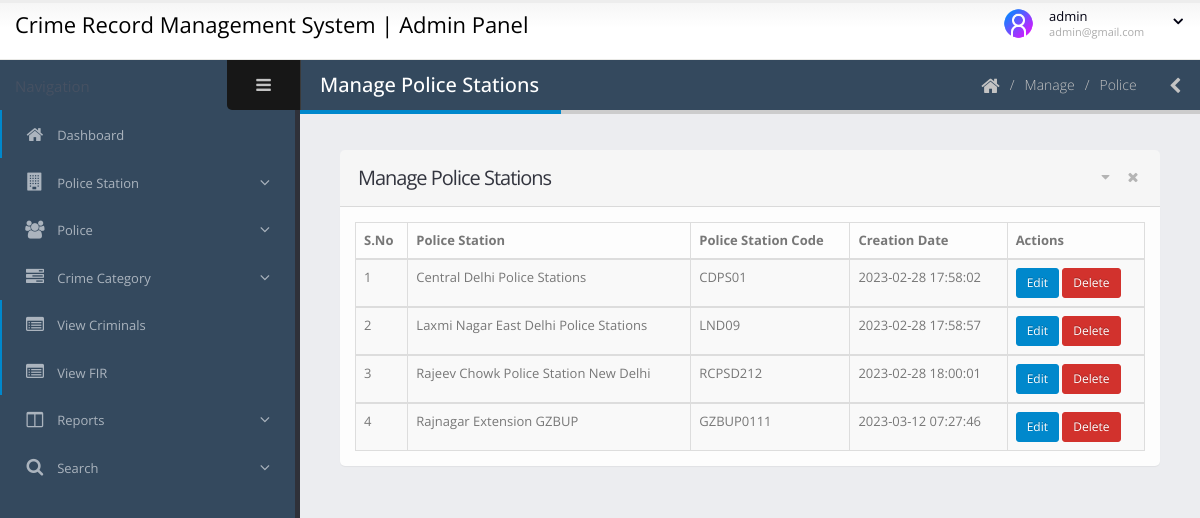
The app's page /crimerms/admin/manage-police-stations.php (signed in) with its own data.
### tables this page shows
CREATE TABLE `tblpolicestation` (
  `id` int(11) NOT NULL,
  `PoliceStationName` varchar(255) DEFAULT NULL,
  `PoliceStationCode` varchar(200) DEFAULT NULL,
  `PostingDate` timestamp NOT NULL DEFAULT current_timestamp()
);

### crimerms/admin/manage-police-stations.php (the view, shortened to what this page needs)
<?php
include('includes/dbconnection.php');
if (strlen($_SESSION['crmsaid']==0)) {
  header('location:logout.php');
  } else{
?>
<!doctype html>
<html class="fixed">
	<head>
		<link rel="stylesheet" href="../assets/vendor/bootstrap/css/bootstrap.css" />
		<link rel="stylesheet" href="../assets/vendor/font-awesome/css/font-awesome.css" />
		<link rel="stylesheet" href="../assets/vendor/magnific-popup/magnific-popup.css" />
		<link rel="stylesheet" href="./assets/vendor/bootstrap-datepicker/css/datepicker3.css" />
		<link rel="stylesheet" href="../assets/vendor/select2/select2.css" />
		<link rel="stylesheet" href="../assets/vendor/jquery-datatables-bs3/assets/css/datatables.css" />
		<link rel="stylesheet" href="../assets/stylesheets/theme.css" />
		<link rel="stylesheet" href="../assets/stylesheets/skins/default.css" />
		<link rel="stylesheet" href="../assets/stylesheets/theme-custom.css">
	</head>
	<body>
		<section class="body">
			<?php include_once('includes/header.php');?>
			<div class="inner-wrapper">
				<?php include_once('includes/sidebar.php');?>
				<section role="main" class="content-body">
					<header class="page-header">
						<h2>Manage Police Stations</h2>
						<div class="right-wrapper pull-right">
							<ol class="breadcrumbs">
								<li>
									<a href="dashboard.php">
										<i class="fa fa-home"></i>
									</a>
								</li>
								<li><span>Manage</span></li>
								<li><span>Police</span></li>
							</ol>
							<a class="sidebar-right-toggle" data-open="sidebar-right"><i class="fa fa-chevron-left"></i></a>
						</div>
					</header>
						<section class="panel">
							<header class="panel-heading">
								<div class="panel-actions">
									<a href="#" class="fa fa-caret-down"></a>
									<a href="#" class="fa fa-times"></a>
								</div>
								<h2 class="panel-title">Manage Police Stations</h2>
							</header>
							<div class="panel-body">
								<table class="table table-bordered table-striped mb-none" id="datatable-editable">
									<thead>
										<tr>
											<th>S.No</th>
											<th>Police Station</th>
											<th>Police Station Code</th>
											<th>Creation Date</th>
											<th>Actions</th>
										</tr>
									</thead>
										<?php
$sql="SELECT * from tblpolicestation";
$query = $dbh -> prepare($sql);
$query->execute();
$results=$query->fetchAll(PDO::FETCH_OBJ);
$cnt=1;
if($query->rowCount() > 0)
{
foreach($results as $row)
{               ?>			<tbody>
										<tr>
											<td><?php echo htmlentities($cnt);?></td>
											<td><?php  echo htmlentities($row->PoliceStationName);?>
											</td>
											<td><?php  echo htmlentities($row->PoliceStationCode);?></td>
											<td>
												<?php  echo htmlentities($row->PostingDate);?>
											</td>
											<td>
												<a href="edit-police-station-detail.php?psid=<?php echo htmlentities ($row->id);?>" class="btn btn-primary btn-sm">Edit</a>
												<a href="manage-police-stations.php?delid=<?php echo ($row->id);?>" onclick="return confirm('Do you really want to Delete ?');" class="btn btn-danger btn-sm">Delete</a>
											</td>
										</tr>
										</tbody>
									<?php $cnt=$cnt+1;}} ?>
								</table>
							</div>
						</section>
				</section>
			</div>
		</section>
	</body>
</html><?php }  ?>

### crimerms/admin/includes/header.php (shortened to what this page needs)
    <header class="header">
                <div class="logo-container">
              <a href="dashboard.php" class="logo" style="color:#000; font-size:22px; text-decoration:none;">
                      Crime Record Management System | Admin Panel
                    </a>
                </div>
                <div class="header-right">
                    <div id="userbox" class="userbox">
                        <a href="#" data-toggle="dropdown">
                            <figure class="profile-picture">
                                <img src="../assets/images/admin.png" alt="Admin" class="img-circle" data-lock-picture="../assets/images/admin.png" />
                            </figure>
                            <div class="profile-info" data-lock-name="John Doe" data-lock-email="johndoe@JSOFT.com">
                             <?php
$aid=$_SESSION['crmsaid'];
$sql="SELECT AdminName,Email from  tbladmin where ID=:aid";
$query = $dbh -> prepare($sql);
$query->bindParam(':aid',$aid,PDO::PARAM_STR);
$query->execute();
$results=$query->fetchAll(PDO::FETCH_OBJ);
$cnt=1;
if($query->rowCount() > 0)
{
foreach($results as $row)
{               ?>
                                <span class="name"><?php  echo $row->AdminName;?></span>
                                <span class="role"><?php  echo $row->Email;?></span>
                                <?php $cnt=$cnt+1;}} ?>
                            </div>
                            <i class="fa custom-caret"></i>
                        </a>
                    </div>
                </div>
            </header>

### crimerms/assets/stylesheets/skins/default.css (style rules this page uses)
a, .btn-link { color: #0088cc; }
body .btn-primary { color: #ffffff; text-shadow: 0 -1px 0 rgba(0, 0, 0, 0.25); background-color: #0088cc; border-color: #0088cc; }
body .btn-danger { color: #ffffff; text-shadow: 0 -1px 0 rgba(0, 0, 0, 0.25); background-color: #d2322d; border-color: #d2322d; }
.page-header h2 { border-bottom-color: #0088cc; }

### records on screen
tblpolicestation: PoliceStationName "Central Delhi Police Stations", PoliceStationCode "CDPS01", PostingDate "2023-02-28 17:58:02"
tblpolicestation: PoliceStationName "Laxmi Nagar East Delhi Police Stations", PoliceStationCode "LND09", PostingDate "2023-02-28 17:58:57"
tblpolicestation: PoliceStationName "Rajeev Chowk Police Station New Delhi", PoliceStationCode "RCPSD212", PostingDate "2023-02-28 18:00:01"
tblpolicestation: PoliceStationName "Rajnagar Extension GZBUP", PoliceStationCode "GZBUP0111", PostingDate "2023-03-12 07:27:46"

### other values on screen
$row->AdminName "admin"
$row->Email "admin@gmail.com"
